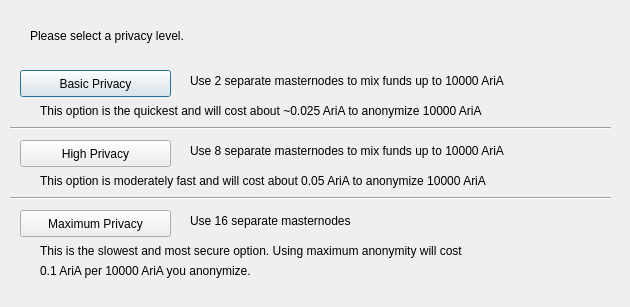
<?xml version="1.0" encoding="UTF-8"?>
<ui version="4.0">
 <class>ObfuscationConfig</class>
 <widget class="QDialog" name="ObfuscationConfig">
  <property name="geometry">
   <rect>
    <x>0</x>
    <y>0</y>
    <width>630</width>
    <height>307</height>
   </rect>
  </property>
  <property name="windowTitle">
   <string>Configure Obfuscation</string>
  </property>
  <widget class="QPushButton" name="buttonBasic">
   <property name="geometry">
    <rect>
     <x>20</x>
     <y>70</y>
     <width>151</width>
     <height>27</height>
    </rect>
   </property>
   <property name="text">
    <string>Basic Privacy</string>
   </property>
  </widget>
  <widget class="QPushButton" name="buttonHigh">
   <property name="geometry">
    <rect>
     <x>20</x>
     <y>140</y>
     <width>151</width>
     <height>27</height>
    </rect>
   </property>
   <property name="text">
    <string>High Privacy</string>
   </property>
  </widget>
  <widget class="QPushButton" name="buttonMax">
   <property name="geometry">
    <rect>
     <x>20</x>
     <y>210</y>
     <width>151</width>
     <height>27</height>
    </rect>
   </property>
   <property name="text">
    <string>Maximum Privacy</string>
   </property>
  </widget>
  <widget class="QLabel" name="label">
   <property name="geometry">
    <rect>
     <x>30</x>
     <y>20</y>
     <width>571</width>
     <height>31</height>
    </rect>
   </property>
   <property name="text">
    <string>Please select a privacy level.</string>
   </property>
  </widget>
  <widget class="QLabel" name="label_2">
   <property name="geometry">
    <rect>
     <x>190</x>
     <y>70</y>
     <width>421</width>
     <height>21</height>
    </rect>
   </property>
   <property name="text">
    <string>Use 2 separate masternodes to mix funds up to 10000 AriA</string>
   </property>
  </widget>
  <widget class="QLabel" name="label_3">
   <property name="geometry">
    <rect>
     <x>190</x>
     <y>140</y>
     <width>411</width>
     <height>21</height>
    </rect>
   </property>
   <property name="text">
    <string>Use 8 separate masternodes to mix funds up to 10000 AriA</string>
   </property>
  </widget>
  <widget class="QLabel" name="label_4">
   <property name="geometry">
    <rect>
     <x>190</x>
     <y>210</y>
     <width>421</width>
     <height>21</height>
    </rect>
   </property>
   <property name="text">
    <string>Use 16 separate masternodes</string>
   </property>
  </widget>
  <widget class="QLabel" name="label_6">
   <property name="geometry">
    <rect>
     <x>40</x>
     <y>100</y>
     <width>561</width>
     <height>21</height>
    </rect>
   </property>
   <property name="text">
    <string>This option is the quickest and will cost about ~0.025 AriA to anonymize 10000 AriA</string>
   </property>
  </widget>
  <widget class="QLabel" name="label_7">
   <property name="geometry">
    <rect>
     <x>40</x>
     <y>170</y>
     <width>561</width>
     <height>21</height>
    </rect>
   </property>
   <property name="text">
    <string>This option is moderately fast and will cost about 0.05 AriA to anonymize 10000 AriA</string>
   </property>
  </widget>
  <widget class="QLabel" name="label_8">
   <property name="geometry">
    <rect>
     <x>40</x>
     <y>240</y>
     <width>561</width>
     <height>21</height>
    </rect>
   </property>
   <property name="text">
    <string>This is the slowest and most secure option. Using maximum anonymity will cost</string>
   </property>
  </widget>
  <widget class="QLabel" name="label_9">
   <property name="geometry">
    <rect>
     <x>40</x>
     <y>260</y>
     <width>561</width>
     <height>21</height>
    </rect>
   </property>
   <property name="text">
    <string>0.1 AriA per 10000 AriA you anonymize.</string>
   </property>
  </widget>
  <widget class="Line" name="line">
   <property name="geometry">
    <rect>
     <x>10</x>
     <y>120</y>
     <width>601</width>
     <height>16</height>
    </rect>
   </property>
   <property name="orientation">
    <enum>Qt::Horizontal</enum>
   </property>
  </widget>
  <widget class="Line" name="line_2">
   <property name="geometry">
    <rect>
     <x>10</x>
     <y>190</y>
     <width>601</width>
     <height>16</height>
    </rect>
   </property>
   <property name="orientation">
    <enum>Qt::Horizontal</enum>
   </property>
  </widget>
 </widget>
 <resources/>
 <connections/>
</ui>
